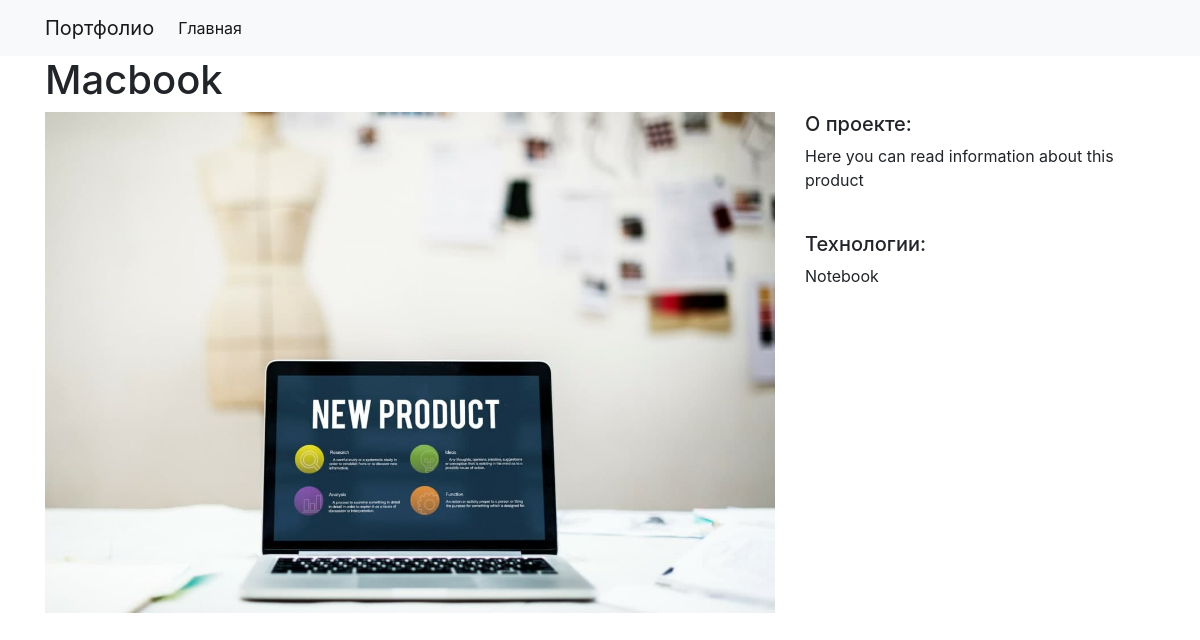
/projects2/, run on the app's committed database.
### project/models.py (models this page shows)
class Project(models.Model):
    title = models.CharField(max_length=100)
    description = models.TextField()
    technology = models.CharField(max_length=20)
    image = models.FileField(upload_to='img/')

### project/views.py (the view)
# urls.py: path('<int:pk>/', views.project_detail, name='project_detail'),
def project_detail(request, pk):
    project = Project.objects.get(pk=pk)
    context = {
        'project': project
    }
    return render(request, 'project_detail.html', context)

### project/templates/project_detail.html
{% extends "base.html" %}
{% load static %}
{% block page_content %}
<h1>{{ project.title }}</h1>
<div class="row">
    <div class="col-md-8">
        <img src="{% static project.image %}" alt="" width="100%">
    </div>
    <div class="col-md-4">
        <h5>О проекте:</h5>
        <p>{{ project.description }}</p>
        <br>
        <h5>Технологии:</h5>
        <p>{{ project.technology }}</p>
    </div>
</div>
{% endblock %}

### data on the page
Project: title "Macbook", image (picture), description "Here you can read information about this product", technology "Notebook"
